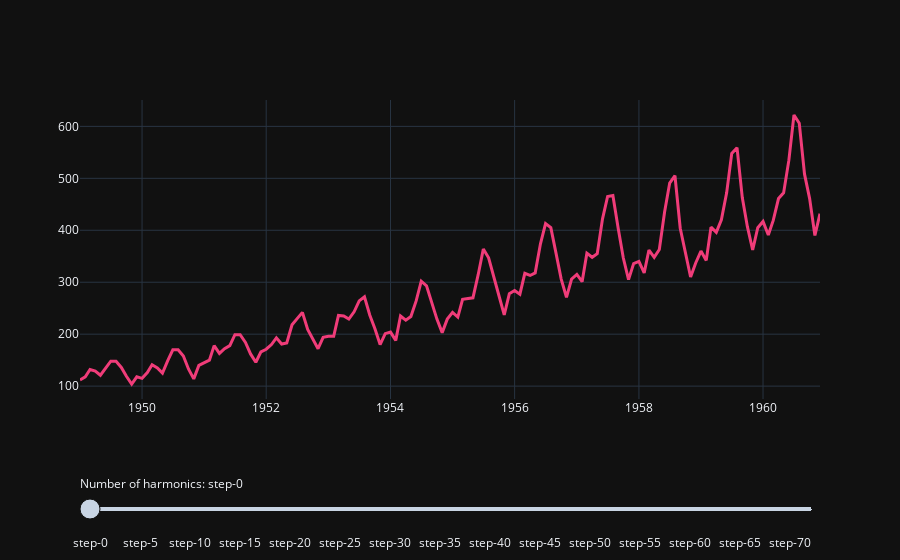

Notebook source saved alongside this figure:
### Code cell
N = len(ts) // 2 + 1

fig = go.Figure()

for n in range(0, N):
    if n == 0:
        fig.add_trace(
            go.Scatter(
                visible = False,
                line = dict(color = "#F03C79", width = 3),
                name = "Series",
                x = time,
                y = ts))

    fig.add_trace(
        go.Scatter(
            visible = False,
            line = dict(color = "#5FD2B5", width = 4),
            name = f"Harmonic = {n}",
            x = time,
            y = [i + j for i, j in
                           zip([*trend], get_harmonic(errors, n_harm = n))]))

# Make 10th trace visible
fig.data[0].visible = True

# Create and add slider
steps = []
for i in range(len(fig.data)):
    step = dict(method="update",
                args=[{"visible": [False] * len(fig.data)},
                      {"title": "Slider switched to step: " + str(i)}])
    step["args"][0]["visible"][0] = True    # Toggle first trace to "visible"
    step["args"][0]["visible"][i] = True
    steps.append(step)

sliders = [dict(
    active = 0,
    currentvalue = {"prefix": "Number of harmonics: "},
    pad={"t": N},
    steps = steps[1:]
)]

fig.update_layout(
    sliders = sliders,
    title = "Fourier analysis of the time series",
    xaxis_title = "Time",
    yaxis_title = "Time Series",
    width = 1000,
    height = 500
)

fig.show()
